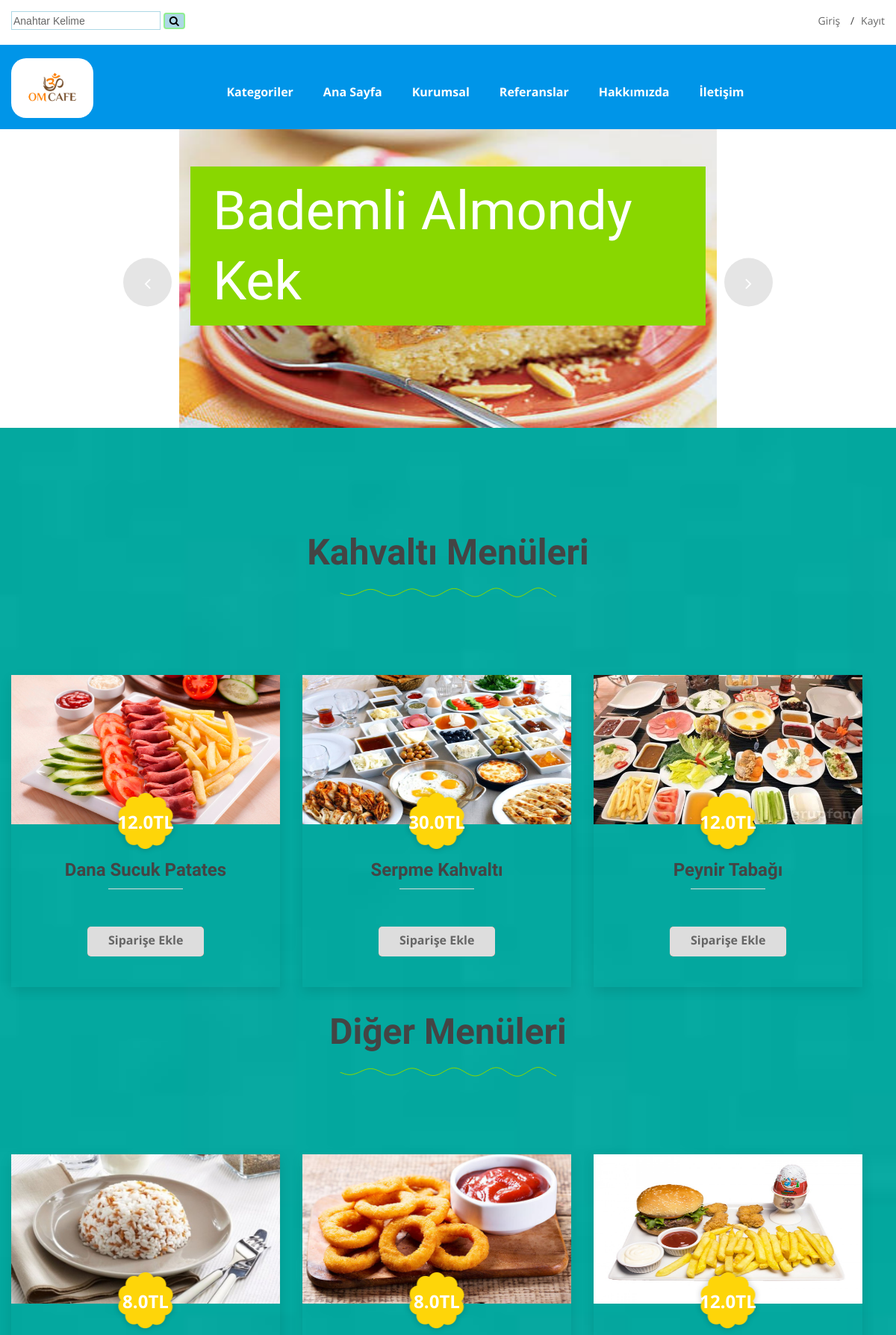
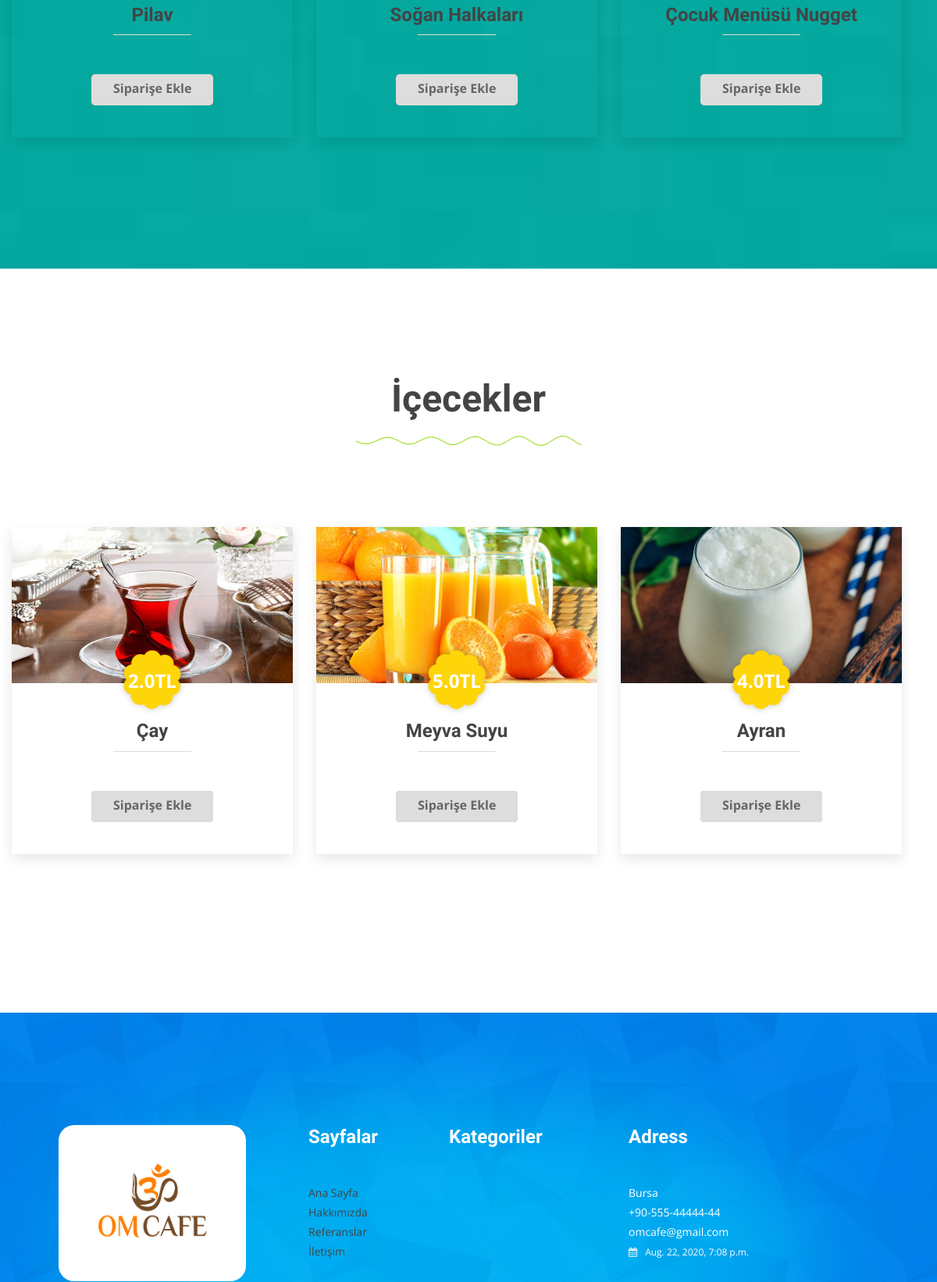
The page / (upper part) on the database its author committed (2 pictures, top to bottom).
### home/models.py (models this page shows, shortened)
class Ayarlar (models.Model):
    STATUS = (
            ('True', 'Evet'),
            ('False', 'Hayır'),
    )
    baslik=models.CharField(blank=True,max_length=150)
    anahtar_kelime=models.CharField(blank=True,max_length=250)
    company=models.CharField(blank=True,max_length=50)
    adress=models.CharField(blank=True,max_length=150)
    phone=models.CharField(blank=True,max_length=20)
    phone_2=models.CharField(blank=True,max_length=20)
    fax=models.CharField(blank=True,max_length=15)
    email=models.CharField(blank=True,max_length=50)
    smtpserver=models.CharField(blank=True,max_length=20)
    smtpemail=models.CharField(blank=True,max_length=20)
    smtp_password=models.CharField(blank=True,max_length=15)
    smtp_port=models.CharField(blank=True,max_length=5)
    icon=models.ImageField (blank=True, upload_to='images/')
    logo=models.ImageField (blank=True, upload_to='images/')
    facebook=models.CharField(blank=True,max_length=255)
    twitter=models.CharField(blank=True,max_length=50)
    instagram=models.CharField(blank=True,max_length=50)
    hakkimizda=RichTextUploadingField()
    iletisim=RichTextUploadingField()
    referanslar=RichTextUploadingField()
    status=models.CharField(blank=True,max_length=10,choices=STATUS)
    create_at=models.DateTimeField (auto_now_add=True)
    update_at=models.DateTimeField (auto_now=True)

### menu/models.py (models this page shows, shortened)
class Categori (MPTTModel):
    STATUS = (
            ('True', 'True'),
            ('False', 'False'),
    )
    TYPE = (
            ('menu', 'menu'),
            ('categori', 'categori'),
    )
    title = models.CharField (max_length=100)
    keywords = models.CharField (blank=True,max_length=255)
    description = models.CharField (max_length=255)
    status= models.CharField (max_length=10, choices=STATUS)
    tip= models.CharField (max_length=10, choices=TYPE,blank=True)
    slug = models.SlugField (null=False,unique=True)
    parent = TreeForeignKey('self',blank=True, null=True ,related_name='children', on_delete=models.CASCADE)
    create_at=models.DateTimeField (auto_now_add=True)
    update_at=models.DateTimeField (auto_now=True)
    class MPTTMeta:
        order_insertion_by = ['title']

class Urun (models.Model):
    STATUS = (
            ('True', 'True'),
            ('False', 'False'),
    )
    TYPE = (
            ('menu', 'menu'),
            ('Kahvalti', 'Kahvalti'),
            ('Icecek', 'Icecek'),
            ('Diger', 'Diger'),
    )
    Categori = models.ForeignKey(Categori,on_delete=models.CASCADE,null=True)
    title = models.CharField (blank=True,max_length=100)
    keywords = models.CharField (blank=True,max_length=255)
    description = models.CharField (max_length=255)
    image= models.ImageField (blank=True,null=True,upload_to='images/')
    detail=RichTextUploadingField()
    price= models.FloatField (blank=True,null=True)
    tip= models.CharField (max_length=10, choices=TYPE,blank=True)
    slug = models.SlugField (null=False,unique=True)
    status= models.CharField (blank=True,max_length=10, choices=STATUS)
    create_at=models.DateTimeField (auto_now_add=True)
    update_at=models.DateTimeField (auto_now=True)

### home/views.py (the view)
# urls.py: path('', views.index, name='index'),
def index(request):
    current_user=request.user
    sliderdata=Urun.objects.filter(status=True,tip='Diger').order_by('title')[:6]
    kahvalti=(Urun.objects.filter(tip='Kahvalti',status=True)|Urun.objects.filter(tip='Haber',status=True)).order_by('-update_at')[:3]
    diger=Urun.objects.filter(status=True,tip='Diger').order_by('-update_at')
    icecek=Urun.objects.filter(status=True,tip='Icecek').order_by('-update_at')
    ayar= Ayarlar.objects.get(pk=1)
    categori= Categori.objects.filter(tip = "categori")
    menu = Categori.objects.filter(tip = "menu")
    menu_icerik = Urun.objects.filter(tip = "menu")
    context={
        'ayar':ayar,
        'sliderdata':sliderdata,
        'categori':categori,
        'kahvalti':kahvalti,
        'icecek':icecek,
        'diger':diger,
        'menu':menu,
        'menu_icerik':menu_icerik,
    }
    request.session['cart_item']=ShopCart.objects.filter(user_id=current_user.id).count()
    return render(request, 'index.html',context)

### home/templates/index.html (shortened to what this page needs)
{% extends "homebase.html" %}
    {% block header %}
    {% include "header.html" %} {% endblock %}
    {% block slider %}
        {% include "slider.html" %}
        {% endblock %}
    {% block content %}
        {% include "content.html" %}
        {% endblock %}

### home/templates/header.html (shortened to what this page needs)
<header id="header" class="jnr__header header--one clearfix">
    <div class="junior__header__top">
        <div class="container" style="margin-top:5px;margin-bottom:10px;">
            <div class="row">
                <div class="col-md-5 col-lg-6 col-sm-12">
                    <form action="/search/" class="single__widget search" method="post">
                        <input id="query" name="query" type="text" placeholder="Anahtar Kelime" style="width:200px;height:25px;border:1px solid lightblue;" />
                        <button type="submit" style="border-radius:4px;border:2px solid lightgreen;background-color:lightblue;"><i class="fa fa-search"></i></button>
                    </form>
                </div>
                <div class="col-md-5 col-lg-6 col-sm-12" style="float:right;">
                    <div class="jun__header__top__right">
                        {% if user.id is None %}
                        <ul class="accounting d-flex justify-content-lg-end justify-content-md-end justify-content-start align-items-center">
                            <li><a href="/login/">Giriş</a></li>
                            <li><a href="/join/">Kayıt</a></li>
                        </ul>
                        {% endif %}
                    </div>
                </div>
            </div>
        </div>
    </div>
    {% load static %}
    <div class="mainmenu__wrapper bg__cat--1 poss-relative  ">
        <div class="container">
            <div class="row d-none d-lg-flex">
                <div class="col-sm-4 col-md-6 col-lg-2 order-1 order-lg-1">
                    <div class="logo">
                        <a href="/">
                            <img src="{{ ayar.logo.url }} " alt="logo images" style="width:110px;height:80px;border-radius:20px;background-size:150px 150px;margin-top:-10px;">
                        </a>
                    </div>
                </div>
                <div class="col-sm-4 col-md-2 col-lg-9 order-3 order-lg-2">
                    <div class="mainmenu__wrap">
                        <nav class="mainmenu__nav">
                            <ul class="mainmenu">
                                <li class="drop"><a href="" onclick="return false">Kategoriler</a> {% load mptt_tags %}
                                </li>
                                <li><a href="/">Ana Sayfa</a></li>
                                {% for rs in menu %}
                                <li class="drop"><a href="" onclick="return false">{{rs.title}}</a>
                                </li>
                                {% endfor %}
                                <li><a href="/referans">Referanslar</a></li>
                                <li><a href="/hakimizda">Hakkımızda</a></li>
                                <li><a href="/iletisim">İletişim</a></li>
                            </ul>
                        </nav>
                    </div>
                </div>
            </div>
        </div>
    </div>
</header>

### home/templates/slider.html (shortened to what this page needs)
<div class="slide__carosel owl-carousel owl-theme" style="height:400px;width:60%;margin-left:20%;">
{% for rs in sliderdata %}
    <div style ="background-image:url('{{ rs.image.url }}');height:400px;
	background-size:100% 100%;
	transition:.4s;
	">
        <div class="container" >
            <div class="row">
                <div class="col-md-12 col-lg-12 col-sm-12">
                    <div class="slider__activation">
                        <div class="slide">
                            <div class="slide__inner">
								<br><br>
                                <h1>{{ rs.title }}</h1>
								<br><br><br><br><br><br><br><br>
                            </div>
                        </div>
                    </div>
                </div>
            </div>
        </div>
    </div>
     {% endfor %}
</div>

### home/templates/content.html (shortened to what this page needs)
{% load static %}
<section class="jnr__blog_area section-padding--lg bg-image--3">
    <div class="container">
        <div class="row">
            <div class="col-md-12 col-lg-12 col-sm-12">
                <div class="section__title text-center">
                    <h2 class="title__line">Kahvaltı Menüleri</h2>
                </div>
            </div>
        </div>
        <div class="row classes__wrap activation__one owl-carousel owl-theme clearfix mt--40">
            {% for rs in kahvalti %}
            <div class="col-lg-4 col-sm-6">
                <div class="junior__classes">
                    <div class="classes__thumb">
                        <a href="/urun/{{rs.id}}/{{rs.slug}}">
                            <img src="{{ rs.image.url }}" alt="class images" style="height:200px;">
                        </a>
                    </div>
                    <div class="classes__inner">
                        <div class="classes__icon">
                            <img src="{% static 'images/class/star/1.png' %}" alt="starr images">
                            <span>{{rs.price}}TL</span>
                        </div>
                        <div class="class__details">
                            <h4><a href="/urun/{{rs.id}}/{{rs.slug}}">{{ rs.title }}</a></h4>
                            <ul class="class__time">
                                <hr>
                            </ul>
                            <div class="class__btn">
                                <a class="dcare__btn btn__gray min__height-btn" href="/order/addurun/{{rs.id}}">Siparişe Ekle</a>
                            </div>
                        </div>
                    </div>
                </div>
            </div>
            {% endfor %}
        </div>
        <br>
        <div class="row">
            <div class="col-md-12 col-lg-12 col-sm-12">
                <div class="section__title text-center">
                    <h2 class="title__line">Diğer Menüleri</h2>
                </div>
            </div>
        </div>
        <div class="row classes__wrap activation__one owl-carousel owl-theme clearfix mt--40">
            {% for rs in diger %}
            <div class="col-lg-4 col-sm-6">
                <div class="junior__classes">
                    <div class="classes__thumb">
                        <a h ref="/urun/{{rs.id}}/{{rs.slug}}">
                            <img src="{{ rs.image.url }}" alt="class images" style="height:200px;">
                        </a>
                    </div>
                    <div class="classes__inner">
                        <div class="classes__icon">
                            <img src="{% static 'images/class/star/1.png' %}" alt="starr images">
                            <span>{{rs.price}}TL</span>
                        </div>
                        <div class="class__details">
                            <h4><a href="/urun/{{rs.id}}/{{rs.slug}}">{{ rs.title }}</a></h4>
                            <ul class="class__time">
                                <hr>
                            </ul>
                            <div class="class__btn">
                                <a class="dcare__btn btn__gray min__height-btn" href="/order/addurun/{{rs.id}}">Siparişe Ekle</a>
                            </div>
                        </div>
                    </div>
                </div>
            </div>
            {% endfor %}
        </div>
    </div>
</section>
<section class="jnr__blog_area section-padding--lg ">
    <div class="container">
        <div class="row">
            <div class="col-md-12 col-lg-12 col-sm-12">
                <div class="section__title text-center">
                    <h2 class="title__line"> İçecekler</h2>
                </div>
            </div>
        </div>
        <div class="row classes__wrap activation__one owl-carousel owl-theme clearfix mt--40">
            {% for rs in icecek %}
            <div class="col-lg-4 col-sm-6">
                <div class="junior__classes">
                    <div class="classes__thumb">
                        <a h ref="/urun/{{rs.id}}/{{rs.slug}}">
                            <img src="{{ rs.image.url }}" alt="class images" style="height:200px;">
                        </a>
                    </div>
                    <div class="classes__inner">
                        <div class="classes__icon">
                            <img src="{% static 'images/class/star/1.png' %}" alt="starr images">
                            <span>{{rs.price}}TL</span>
                        </div>
                        <div class="class__details">
                            <h4><a href="/urun/{{rs.id}}/{{rs.slug}}">{{ rs.title }}</a></h4>
                            <ul class="class__time">
                                <hr>
                            </ul>
                            <div class="class__btn">
                                <a class="dcare__btn btn__gray min__height-btn" href="/order/addurun/{{rs.id}}">Siparişe Ekle</a>
                            </div>
                        </div>
                    </div>
                </div>
            </div>
            {% endfor %}
        </div>
</section>

### home/templates/footer.html (shortened to what this page needs)
{% load static %}
<footer id="footer" class="footer-area footer--2">
    <div class="footer__wrapper bg-image--10 section-padding--lg">
        <div class="container" style="width:90%;margin-left:5%;">
            <div class="row">
                <div class="col-lg-3 col-md-6 col-sm-12" style="margin-right:50px;">
                    <div class="footer__widget">
                        <div class="ft__logo">
                            <a href="/">
                                <img src=" {{ayar.logo.url}}" alt="logo images" style="width:400px;height:200px;border-radius:20px;">
                            </a>
                        </div>
                    </div>
                </div>
                <div class="col-lg-2 col-md-6 col-sm-12 md-mt-40 sm-mt-40">
                    <div class="footer__widget">
                        <h4>Sayfalar</h4>
                        <div class="footer__innner">
                            <div class="ftr__latest__post">
                                <ul>
                                    <li><a href="/">Ana Sayfa</a></li>
                                    <li><a href="/hakimizda">Hakkımızda</a></li>
                                    <li><a href="/referans">Referanslar</a></li>
                                    <li><a href="/iletisim">İletişim</a></li>
                                </ul>
                            </div>
                        </div>
                    </div>
                </div>
                <div class="col-lg-2 col-md-6 col-sm-12 md-mt-40 sm-mt-40" style="margin-right:50px;">
                    <div class="footer__widget">
                        <h4>Kategoriler</h4>
                                {% load mptt_tags %}
                    </div>
                </div>
                <div class="col-lg-3 col-md-6 col-sm-12 md-mt-40 sm-mt-40">
                    <div class="footer__widget">
                        <h4>Adress</h4>
                        <div class="footer__innner">
                            <div class="dcare__twit__wrap">
                                <div class="dcare__twit d-flex">
                                    <div class="dcare__twit__details">
                                        <p>{{ayar.adress}}</p>
                                        <p>{{ayar.phone}}</p>
                                        <p>{{ayar.email}}</p>
                                        <span><i class="fa fa-calendar"></i>{{ayar.update_at}}</span>
                                    </div>
                                </div>
                            </div>
                        </div>
                    </div>
                </div>
            </div>
        </div>
    </div>
</footer>

### rows shown on the page
Ayarlar: logo (picture), adress "Bursa", phone "+90-555-44444-44", email "omcafe@gmail.com", update_at "Aug. 22, 2020, 7:08 p.m."
Categori: title "Kurumsal"
Urun: image (picture), title "Bademli Almondy Kek"
Urun: image (picture), price "12.0", title "Dana Sucuk Patates"
Urun: image (picture), price "30.0", title "Serpme Kahvaltı"
Urun: image (picture), price "12.0", title "Peynir Tabağı"
Urun: image (picture), price "8.0", title "Pilav"
Urun: image (picture), price "8.0", title "Soğan Halkaları"
Urun: image (picture), price "12.0", title "Çocuk Menüsü Nugget"
Urun: image (picture), price "2.0", title "Çay"
Urun: image (picture), price "5.0", title "Meyva Suyu"
Urun: image (picture), price "4.0", title "Ayran"
